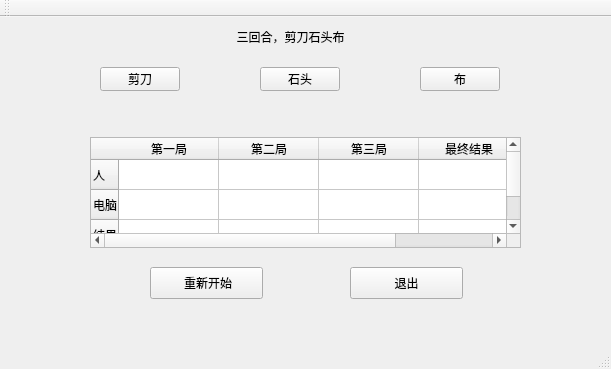
<?xml version="1.0" encoding="UTF-8"?>
<ui version="4.0">
 <class>MainWindow</class>
 <widget class="QMainWindow" name="MainWindow">
  <property name="geometry">
   <rect>
    <x>0</x>
    <y>0</y>
    <width>611</width>
    <height>369</height>
   </rect>
  </property>
  <property name="windowTitle">
   <string>MainWindow</string>
  </property>
  <widget class="QWidget" name="centralWidget">
   <widget class="QLabel" name="jianjie">
    <property name="geometry">
     <rect>
      <x>140</x>
      <y>10</y>
      <width>301</width>
      <height>20</height>
     </rect>
    </property>
    <property name="text">
     <string>三回合，剪刀石头布</string>
    </property>
    <property name="alignment">
     <set>Qt::AlignCenter</set>
    </property>
    <property name="margin">
     <number>-1</number>
    </property>
   </widget>
   <widget class="QPushButton" name="Rock">
    <property name="geometry">
     <rect>
      <x>260</x>
      <y>50</y>
      <width>80</width>
      <height>24</height>
     </rect>
    </property>
    <property name="text">
     <string>石头</string>
    </property>
   </widget>
   <widget class="QPushButton" name="Paper">
    <property name="geometry">
     <rect>
      <x>420</x>
      <y>50</y>
      <width>80</width>
      <height>24</height>
     </rect>
    </property>
    <property name="text">
     <string>布</string>
    </property>
   </widget>
   <widget class="QPushButton" name="Scissors">
    <property name="geometry">
     <rect>
      <x>100</x>
      <y>50</y>
      <width>80</width>
      <height>24</height>
     </rect>
    </property>
    <property name="text">
     <string>剪刀</string>
    </property>
   </widget>
   <widget class="QTableWidget" name="Result_tab">
    <property name="geometry">
     <rect>
      <x>90</x>
      <y>120</y>
      <width>431</width>
      <height>111</height>
     </rect>
    </property>
    <property name="rowCount">
     <number>3</number>
    </property>
    <property name="columnCount">
     <number>4</number>
    </property>
    <attribute name="horizontalHeaderCascadingSectionResizes">
     <bool>false</bool>
    </attribute>
    <row>
     <property name="text">
      <string>人</string>
     </property>
    </row>
    <row>
     <property name="text">
      <string>电脑</string>
     </property>
    </row>
    <row>
     <property name="text">
      <string>结果</string>
     </property>
    </row>
    <column>
     <property name="text">
      <string>第一局</string>
     </property>
    </column>
    <column>
     <property name="text">
      <string>第二局</string>
     </property>
    </column>
    <column>
     <property name="text">
      <string>第三局</string>
     </property>
    </column>
    <column>
     <property name="text">
      <string>最终结果</string>
     </property>
    </column>
   </widget>
   <widget class="QPushButton" name="Restart">
    <property name="geometry">
     <rect>
      <x>150</x>
      <y>250</y>
      <width>113</width>
      <height>32</height>
     </rect>
    </property>
    <property name="text">
     <string> 重新开始</string>
    </property>
   </widget>
   <widget class="QPushButton" name="Quit">
    <property name="geometry">
     <rect>
      <x>350</x>
      <y>250</y>
      <width>113</width>
      <height>32</height>
     </rect>
    </property>
    <property name="text">
     <string>退出</string>
    </property>
   </widget>
  </widget>
  <widget class="QMenuBar" name="menuBar">
   <property name="geometry">
    <rect>
     <x>0</x>
     <y>0</y>
     <width>611</width>
     <height>22</height>
    </rect>
   </property>
  </widget>
  <widget class="QToolBar" name="mainToolBar">
   <attribute name="toolBarArea">
    <enum>TopToolBarArea</enum>
   </attribute>
   <attribute name="toolBarBreak">
    <bool>false</bool>
   </attribute>
  </widget>
  <widget class="QStatusBar" name="statusBar"/>
 </widget>
 <layoutdefault spacing="6" margin="11"/>
 <resources/>
 <connections/>
</ui>
